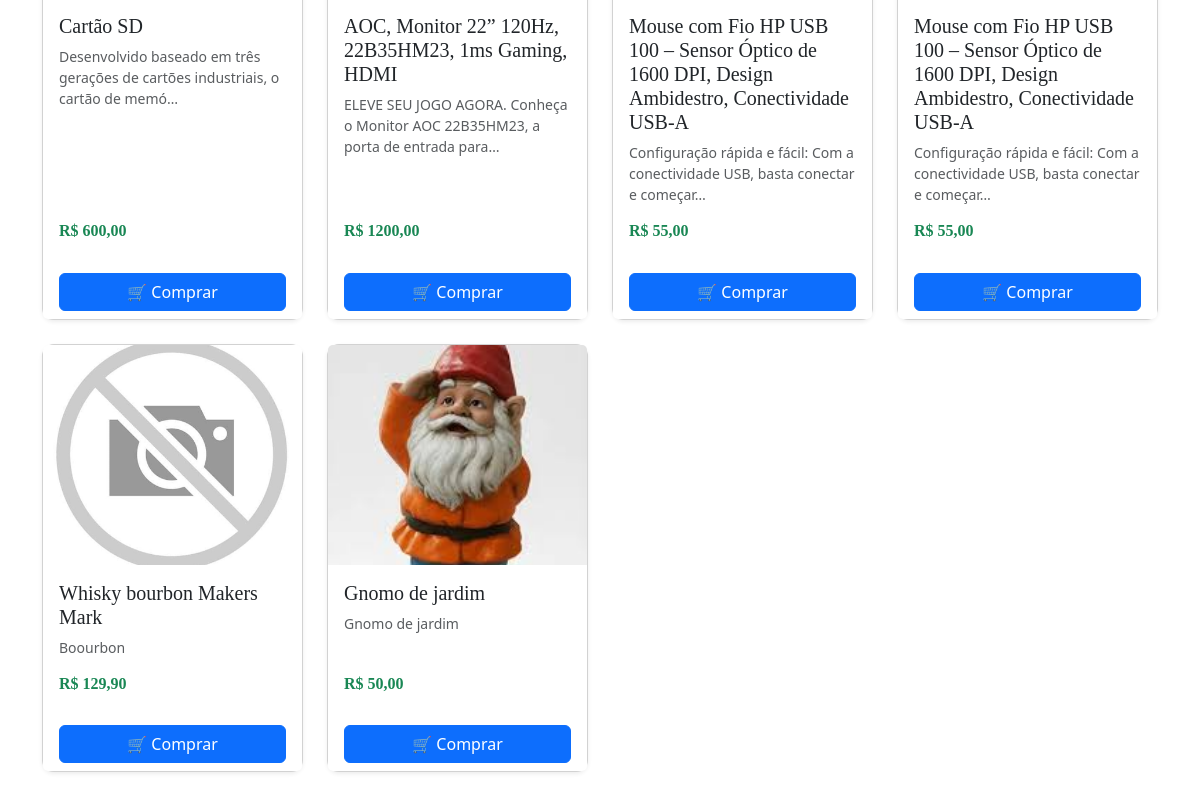
The app's page / (lower part), older data.
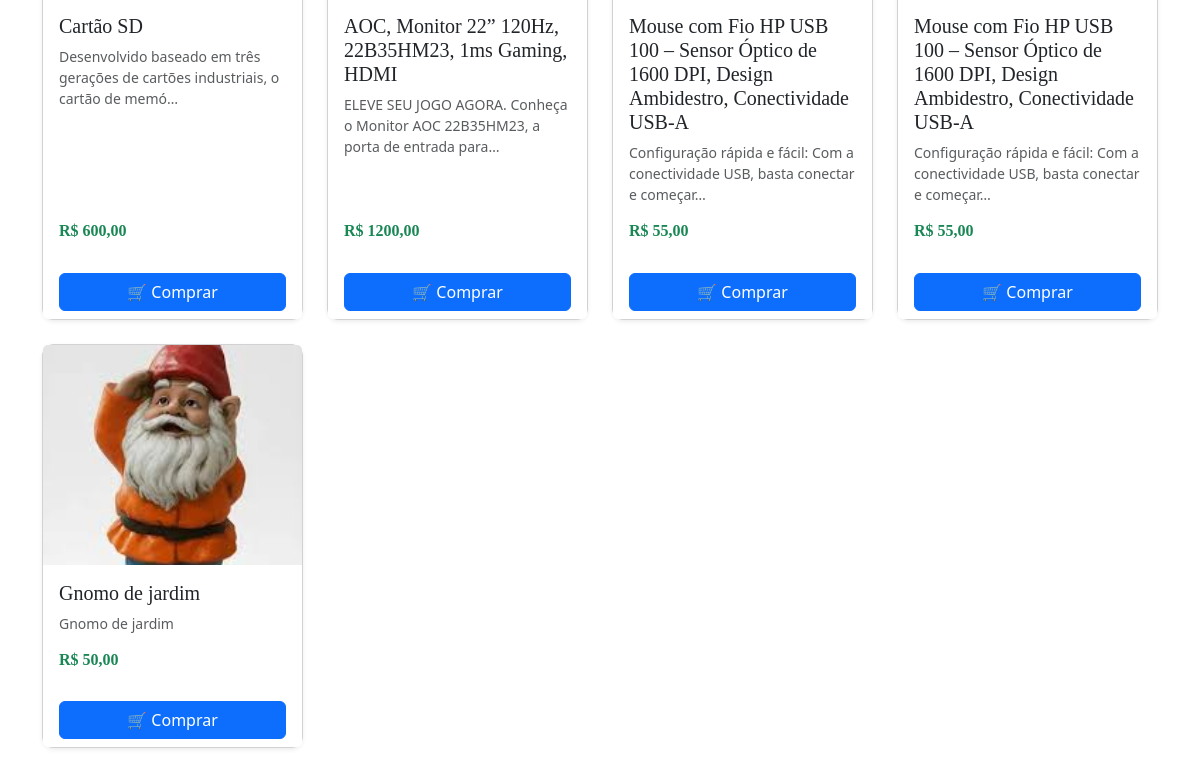
The same page, newer data.
### aplicacao/models.py (models this page shows, shortened)
class Produto(models.Model):
    nome = models.CharField(max_length=100, null=True, blank=True)
    preco = models.DecimalField(decimal_places=2, max_digits=10, null=True, blank=True)
    qtde = models.IntegerField(null=True, blank=True)
    descricao = models.TextField(null=True, blank=True)
    data = models.DateField(null=True, blank=True)
    imagem = models.ImageField(upload_to='produtos/', null=True, blank=True)

### aplicacao/views.py (the view)
# urls.py: path('', index, name="urlindex"),
def index(request):
    produtos = Produto.objects.all()
    return render(request, 'index.html', {'produtos': produtos})

### aplicacao/templates/index.html (shortened to what this page needs)
{% extends 'global/base.html' %}
{% load static %}
{% block content %}
<div class="container mt-5">
    <div class="row row-cols-1 row-cols-md-2 row-cols-lg-3 row-cols-xl-4 g-4">
        {% for p in produtos %}
        <div class="col">
            <div class="card h-100 shadow-sm produto-card">
                {% if p.imagem %}
                    <img src="{{ p.imagem.url }}" class="card-img-top" alt="{{ p.nome }}" style="height: 220px; object-fit: cover;">
                {% else %}
                    <img src="{% static 'img/placeholder.jpg' %}" class="card-img-top" alt="{{ p.nome }}" style="height: 220px; object-fit: cover;">
                {% endif %}
                <div class="card-body d-flex flex-column">
                    <h5 class="card-title">{{ p.nome }}</h5>
                    <p class="card-text text-muted small">
                        {{ p.descricao|truncatechars:80 }}
                    </p>
                    <div class="mt-auto">
                        <h6 class="text-success fw-bold">R$ {{ p.preco }}</h6>
                    </div>
                </div>
                <div class="card-footer bg-white border-0">
                    <a href="{% url 'urlCriarVenda' %}" class="btn btn-primary w-100">
                    🛒 Comprar
                    </a>
                </div>
            </div>
        </div>
        {% empty %}
        <p class="text-center text-muted">Nenhum produto disponível.</p>
        {% endfor %}
    </div>
</div>
{% endblock %}

Row changes from the older to the newer data that the page shows:
removed Produto: nome "Whisky bourbon Makers Mark", descricao "Boourbon", preco "129,90"
